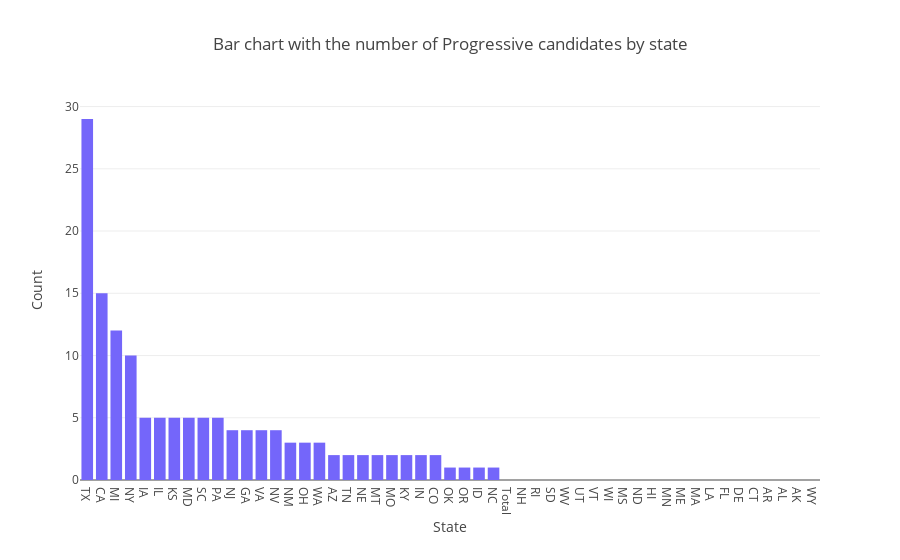

Notebook code for this chart:
### Code cell
from IPython.display import IFrame

state_pro_uniq = dem.loc[dem['Progressive'] == 'Yes']
state_pro_uniq = state_pro_uniq.groupby('State')['Candidate'].count().reset_index()
state_pro_uniq = pd.merge(state_pro_uniq, states_reps, how='outer', on=['State'])
del state_pro_uniq['Officials']
state_pro_uniq.fillna(0, inplace=True)
state_pro_uniq.reset_index(drop=True, inplace=True)
state_pro_uniq.rename(columns={'Candidate': 'Progressives'}, inplace=True)
state_pro_uniq = state_pro_uniq.sort_values('Progressives', ascending=False)
state_pro_uniq = state_pro_uniq.reset_index()
del state_pro_uniq['index']

## Visuals

## TABLE
# List of all states and number of Progressive candidates
print("\033[1mList of states and the number of candidates Progressive candidates\033[0m\n", state_pro_uniq.head(28))


## CHART
# Bar Plot of the number of Progressive candidates
import plotly as py
import plotly.graph_objs as go
import numpy as np
from scipy import special
import ipywidgets as widgets
py.offline.init_notebook_mode(connected=True)
x = state_pro_uniq.State
y = state_pro_uniq.Progressives
layout = go.Layout(title = 'Bar chart with the number of Progressive candidates by state', yaxis = dict(title = 'Count'), 
                   xaxis = dict(title = 'State'))
trace1 = go.Bar(x=x, y=y, name='Progressive candidates by state', marker=dict(color='#7466fa'))
fig = go.Figure(data=[trace1], layout=layout)
py.offline.iplot(fig)


## MAP
# Map of All states with their candidates
import plotly.plotly as py
import plotly.graph_objs as go
from plotly.offline import download_plotlyjs, init_notebook_mode, plot, iplot

scl = [[0.0, 'rgb(242,240,247)'],[0.2, 'rgb(218,218,235)'],[0.4, 'rgb(188,189,220)'],\
            [0.6, 'rgb(158,154,200)'],[0.8, 'rgb(117,107,177)'],[1.0, 'rgb(84,39,143)']]
# Data object
data = [go.Choropleth(        
        colorscale = scl,
        autocolorscale = False,
        locations = state_pro_uniq['State'],
        z = state_pro_uniq['Progressives'].astype(float),
        locationmode = 'USA-states',
        text = state_pro_uniq['State'],
        marker = dict(
            line = dict(
                color = '#000000',
                width = 1)),
        colorbar = dict(
            title = "States and Candidates")
        )]
layout = go.Layout(title = 'Map of the states with the number of Progressive candidates by state', yaxis = dict(title = 'Count'), 
                   xaxis = dict(title = 'State'),
                  geo = dict(scope = 'usa', projection = dict(type = 'albers usa'), showlakes = True, lakecolor = 'rgb(66, 165, 245)'))
fig = dict(data=data, layout=layout)
py.iplot(fig)

### Figure 1 — Plotly figure (JSON) as saved in the notebook; plotly's stock layout.template omitted (floating-point values rounded to 4 significant figures)
{"data": [{"marker": {"color": "#7466fa"}, "name": "Progressive candidates by state", "type": "bar", "uid": "8f8f4c34-ee1b-4b0c-a476-5416411b80bf", "x": ["TX", "CA", "MI", "NY", "IA", "IL", "KS", "MD", "SC", "PA", "NJ", "GA", "VA", "NV", "NM", "OH", "WA", "AZ", "TN", "NE", "MT", "MO", "KY", "IN", "CO", "OK", "OR", "ID", "NC", "Total", "NH", "RI", "SD", "WV", "UT", "VT", "WI", "MS", "ND", "HI", "MN", "ME", "MA", "LA", "FL", "DE", "CT", "AR", "AL", "AK", "WY"], "y": [29, 15, 12, 10, 5, 5, 5, 5, 5, 5, 4, 4, 4, 4, 3, 3, 3, 2, 2, 2, 2, 2, 2, 2, 2, 1, 1, 1, 1, 0, 0, 0, 0, 0, 0, 0, 0, 0, 0, 0, 0, 0, 0, 0, 0, 0, 0, 0, 0, 0, 0]}], "layout": {"title": {"text": "Bar chart with the number of Progressive candidates by state"}, "xaxis": {"title": {"text": "State"}}, "yaxis": {"title": {"text": "Count"}}}}
